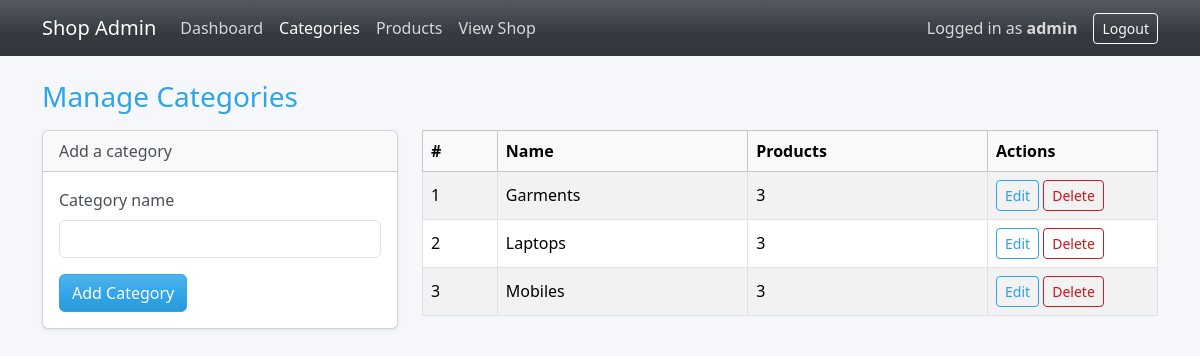
Screenshot of /question1_shopping_cart/admin/categories.php (signed in) with the database file from the repository.
### tables this page shows
CREATE TABLE categories (
    id         INT UNSIGNED NOT NULL AUTO_INCREMENT,
    name       VARCHAR(50)  NOT NULL,
    created_at TIMESTAMP NOT NULL DEFAULT CURRENT_TIMESTAMP,
    PRIMARY KEY (id),
    UNIQUE KEY uq_category_name (name)
);

### question1_shopping_cart/includes/functions.php (called while the page is built, shortened)
<?php
function e($value): string
{
    return htmlspecialchars((string)$value, ENT_QUOTES, 'UTF-8');
}

### question1_shopping_cart/admin/categories.php (the view, shortened to what this page needs)
<?php
require_once __DIR__ . '/../includes/functions.php';
$pdo   = get_pdo();
$name  = '';
$categories = $pdo->query(
    'SELECT c.id, c.name, COUNT(p.id) AS product_count
     FROM categories c LEFT JOIN products p ON p.category_id = c.id
     GROUP BY c.id, c.name ORDER BY c.name'
)->fetchAll();
require __DIR__ . '/_header.php';
?>
<h3 class="mb-3">Manage Categories</h3>
<div class="row g-4">
    <div class="col-lg-4">
        <div class="card shadow-sm">
            <div class="card-header">Add a category</div>
            <div class="card-body">
                <form method="post" action="categories.php">
                    <div class="mb-3">
                        <label for="name" class="form-label">Category name</label>
                        <input type="text" class="form-control" id="name" name="name" maxlength="50" value="<?= e($name) ?>" required>
                    </div>
                    <button type="submit" class="btn btn-primary">Add Category</button>
                </form>
            </div>
        </div>
    </div>
    <div class="col-lg-8">
        <div class="table-responsive">
            <table class="table table-striped table-bordered align-middle bg-white">
                <thead class="table-light">
                    <tr><th>#</th><th>Name</th><th>Products</th><th style="width:170px">Actions</th></tr>
                </thead>
                <tbody>
                <?php foreach ($categories as $i => $cat): ?>
                    <tr>
                        <td><?= $i + 1 ?></td>
                        <td><?= e($cat['name']) ?></td>
                        <td><?= (int)$cat['product_count'] ?></td>
                        <td>
                            <a class="btn btn-sm btn-outline-primary" href="category_edit.php?id=<?= (int)$cat['id'] ?>">Edit</a>
                            <form method="post" action="category_delete.php" class="d-inline"
                                  onsubmit="return confirm('Delete this category?');">
                                <button type="submit" class="btn btn-sm btn-outline-danger">Delete</button>
                            </form>
                        </td>
                    </tr>
                <?php endforeach; ?>
                </tbody>
            </table>
        </div>
    </div>
</div>
<?php require __DIR__ . '/_footer.php'; ?>

### question1_shopping_cart/assets/css/style.css (style rules this page uses)
body { background: #f5f7fa; }

### rows the page displays
categories: name "Garments", product_count "3"
categories: name "Laptops", product_count "3"
categories: name "Mobiles", product_count "3"

### other values shown
$_SESSION['admin_username'] "admin"
